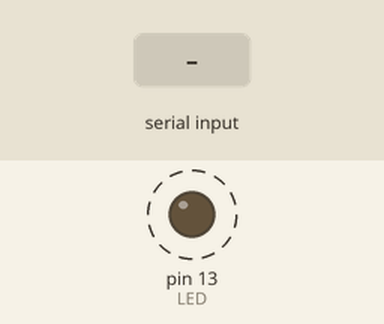
Simulated run of this sketch. Board: Arduino Uno, built with avr-gcc and run on an emulated ATmega328P. Shown: output pins drawn as LEDs (lit = HIGH). Dashed ring = blinking. Inputs (shaded band) come from the test bench. What the sketch prints to the serial monitor is not drawn.

Above: at 1.4 s.
1.5 s: "PING\n" received over Serial
4.5 s: "1\n" received over Serial
Timing chart, 0 to 13.5 s (numbered marks = the images above; inputs shaded):
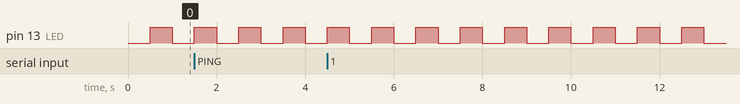

The sketch:

serial_test.ino
```cpp
/*
 * Tomato Sorter v2.0 — Serial Test Sketch
 *
 * Purpose: validate Pi <-> Arduino USB serial communication
 * before any hardware is wired up.
 *
 * Behavior:
 *   - Built-in LED blinks slowly (heartbeat)
 *   - On startup, prints a banner over Serial
 *   - Echoes any command back with "OK:<cmd>"
 *   - Special command "PING" replies with "PONG"
 *
 * Run from Pi:
 *   arduino-cli upload -p /dev/ttyUSB0 \
 *     --fqbn arduino:avr:uno arduino/sketches/serial_test
 */

const long BAUD = 9600;
const int  LED  = LED_BUILTIN;

unsigned long lastBlink = 0;
bool ledState = false;

void setup() {
  pinMode(LED, OUTPUT);
  Serial.begin(BAUD);
  delay(200);
  Serial.println("BOOT: Tomato Sorter v2.0 Arduino — serial test ready");
}

void loop() {
  // Heartbeat blink every 500ms
  if (millis() - lastBlink >= 500) {
    ledState = !ledState;
    digitalWrite(LED, ledState ? HIGH : LOW);
    lastBlink = millis();
  }

  // Read serial commands
  if (Serial.available()) {
    String cmd = Serial.readStringUntil('\n');
    cmd.trim();

    if (cmd.length() == 0) return;

    if (cmd == "PING") {
      Serial.println("PONG");
    } else {
      Serial.print("OK:");
      Serial.println(cmd);
    }
  }
}
```

Measured:
- by itself, pin 13 (LED): alternates HIGH for 0.50 s and LOW for 0.50 s
